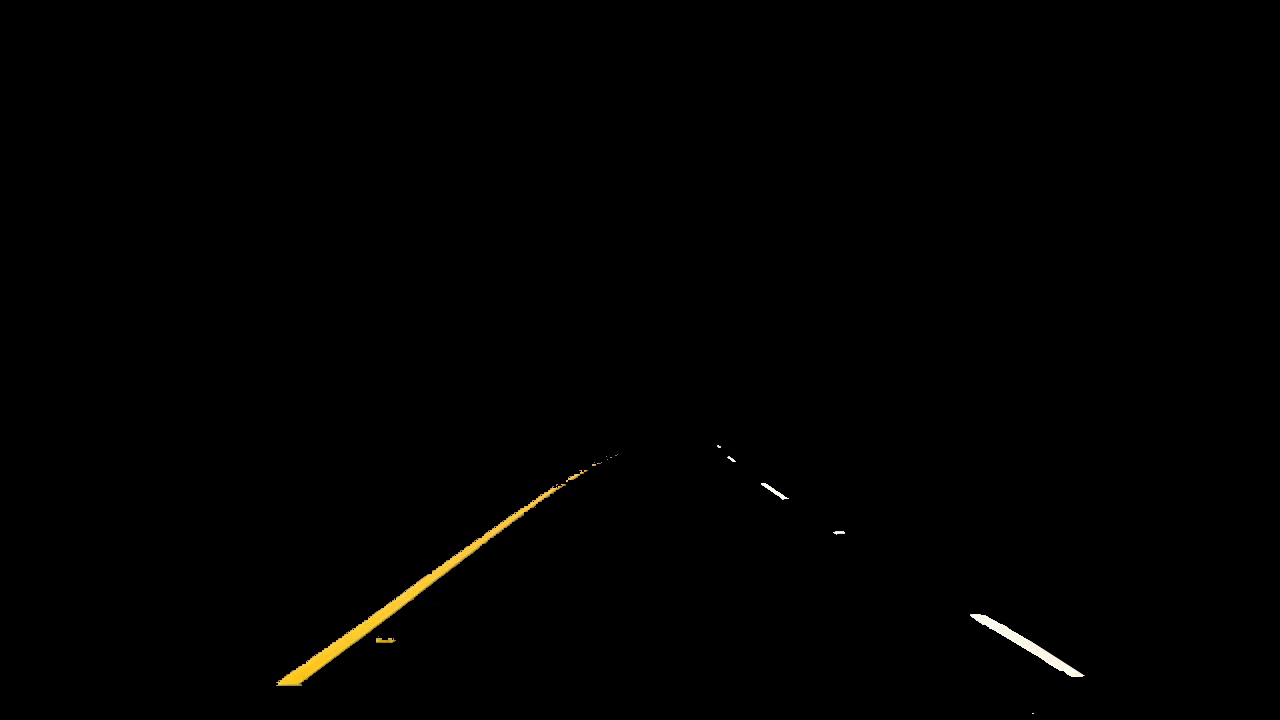
#> input picture frame 25 of 2021-09-29_project_조수익/project2/output.mp4, 1280 x 720 px, given in place of challenge.mp4, which was not available
$ python project4.py
#> lines starting #> are read from the running program, lines starting #| are printed output that depends on the picture; after the words box and inside, x2 and y2 are one past the last pixel; in counts of white or black regions, pixels touching at a corner belong together; pictures that were not available may be replaced by others from this repository, and a replacement may not be noted
# Opencv 차선인식(project1 + project2 + project3 + project4)
import numpy as np
import cv2

trap_bottom_width = 0.8
trap_top_width = 0.1
trap_height = 0.4

rho = 10
theta = 1 * np.pi / 180
threshold = 50
min_line_length = 10
max_line_gap = 30

def draw_lines(img, lines, color=[255, 0, 0], thickness=12):
    # 예외처리
    if lines is None:
        return
    if len(lines) == 0:
        return

    draw_right = True
    draw_left = True

    # 모든 선의 기울기 찾기
    # 기울기의 절대값이 임계값 보다 커야 추출됨
    slope_threshold = 0.5
    slopes = []
    new_lines = []
    for line in lines:
        x1, y1, x2, y2 = line[0]  # line = [[x1, y1, x2, y2]]
        # 기울기 계산
        if x2 - x1 == 0.:  # 기울기의 분모가 0일때 예외처리
            slope = 999.  # practically infinite slope
        else:
            slope = (y2 - y1) / (x2 - x1)
        # 조건을 만족하는 line을 new_lines에 추가
        if abs(slope) > slope_threshold:
            slopes.append(slope)
            new_lines.append(line)
    lines = new_lines

    # 라인을 오른쪽과 왼쪽으로 구분하기
    # 기울기 및 점의 위치가 영상의 가운데를 기준으로 왼쪽 또는 오른쪽에 위치
    right_lines = []
    left_lines = []

    for i, line in enumerate(lines):
        x1, y1, x2, y2 = line[0]
        img_x_center = img.shape[1] / 2  # 영상의 가운데 x 좌표
        # 기울기 방향이 바뀐이유는 y축의 방향이 아래로 내려오기 때문
        if slopes[i] > 0 and x1 > img_x_center and x2 > img_x_center:
            right_lines.append(line)
        elif slopes[i] < 0 and x1 < img_x_center and x2 < img_x_center:
            left_lines.append(line)

    # np.polyfit()함수를 사용하기 위해 점들을 추출
    # Right lane lines
    right_lines_x = []
    right_lines_y = []

    for line in right_lines:
        x1, y1, x2, y2 = line[0]
        right_lines_x.append(x1)
        right_lines_x.append(x2)
        right_lines_y.append(y1)
        right_lines_y.append(y2)

    if len(right_lines_x) > 0:
        right_m, right_b = np.polyfit(right_lines_x, right_lines_y, 1)  # y = m*x + b
    else:
        right_m, right_b = 1, 1
        draw_right = False

    # Left lane lines
    left_lines_x = []
    left_lines_y = []

    for line in left_lines:
        x1, y1, x2, y2 = line[0]
        left_lines_x.append(x1)
        left_lines_x.append(x2)
        left_lines_y.append(y1)
        left_lines_y.append(y2)

    if len(left_lines_x) > 0:
        left_m, left_b = np.polyfit(left_lines_x, left_lines_y, 1)  # y = m*x + b
    else:
        left_m, left_b = 1, 1
        draw_left = False

    # 왼쪽과 오른쪽의 2개의 점을 찾기, y는 알고 있으므로 x만 찾으면됨
    # y = m*x + b --> x = (y - b)/m
    y1 = img.shape[0]
    y2 = img.shape[0] * (1 - trap_height)
    right_x1 = (y1 - right_b) / right_m
    right_x2 = (y2 - right_b) / right_m
    left_x1 = (y1 - left_b) / left_m
    left_x2 = (y2 - left_b) / left_m

    # 모든 점은 정수형이어야 함(정수형으로 바꾸기)
    y1 = int(y1)
    y2 = int(y2)
    right_x1 = int(right_x1)
    right_x2 = int(right_x2)
    left_x1 = int(left_x1)
    left_x2 = int(left_x2)

    # 차선그리기
    if draw_right:
        cv2.line(img, (right_x1, y1), (right_x2, y2), color, thickness)
    if draw_left:
        cv2.line(img, (left_x1, y1), (left_x2, y2), color, thickness)

capture = cv2.VideoCapture('mov/challenge.mp4')
play_mode = 1 # 0: play once 1:play continuously

if capture.isOpened() == False:
  print("카메라를 열 수 없습니다.")
  exit(1)

video_length = int(capture.get(cv2.CAP_PROP_FRAME_COUNT))
height = int(capture.get(cv2.CAP_PROP_FRAME_HEIGHT))
width = int(capture.get(cv2.CAP_PROP_FRAME_WIDTH))
codec = cv2.VideoWriter_fourcc('m','p','4','v') # .mp4
#codec = cv2.VideoWriter_fourcc('M','J','P','G') # .avi

fps = 30.0
# 동영상 파일을 저장하려면 VideoWrite객체를 생성
# VideoWriter객체를 초기화 하기 위해 저장할 동영상 파일 이름,
# 코덱, 프레임레이트, 이미지 크기를 지정해야함
writer = cv2.VideoWriter('output.mp4', codec, fps, (width,height))
writer1 = cv2.VideoWriter('process.mp4', codec, fps, (6400, 2160), isColor=True)

#VideoWriter객체를 성공적으로 초기화 했는지 체크
if writer.isOpened() == False:
   print('동영상 저장파일객체 생성하는데 실패하였습니다.')
   exit(1)

if writer1.isOpened() == False:
   print('동영상 저장파일객체 생성하는데 실패하였습니다.')
   exit(1)

#Esc키를 눌러 동영상을 중단하면 종료직전까지 동영상이 저장됨
video_counter = 0

if capture.isOpened() == False:
    print("동영상을 열수없습니다.")
    exit(1)

while True:
    ret, img_frame = capture.read()
#> img_frame is the input picture: shape (720, 1280, 3); mean B, G, R 0.6, 1.1, 1.3

    img_frames = img_frame.copy()
    img_frames1 = img_frame.copy()
    capture_gray = cv2.cvtColor(img_frames, cv2.COLOR_BGR2GRAY)
    capture_grays = cv2.cvtColor(capture_gray, cv2.COLOR_GRAY2BGR)

    if play_mode == 0:
        if ret == False:  # 동영상 끝까지 재생
            print("동영상 읽기 완료")
            break
    elif play_mode == 1:  # 동영상이 끝나면 재생되는 프레임의 위치를 0으로 다시 지정
        if capture.get(cv2.CAP_PROP_POS_FRAMES) == \
                capture.get(cv2.CAP_PROP_FRAME_COUNT):
            capture.set(cv2.CAP_PROP_POS_FRAMES, 0)

    capture_hsv = cv2.cvtColor(img_frame, cv2.COLOR_BGR2HSV)
#> capture_hsv: shape (720, 1280, 3); mean H, S, V 0.7, 2.8, 1.3
    img_h, img_S, img_v = cv2.split(capture_hsv)

    # HSV로 노랑색 정보를 좀 더 구체적으로 표시
    lower_yellow = (20, 125, 130)  # 자료형은 튜플형태로(H, S, V)
    upper_yellow = (40, 255, 255)  # 자료형은 튜플형태로(H, S, V)

    img_mask_y = cv2.inRange(capture_hsv, lower_yellow, upper_yellow)  # 노랑색 정보 추출(특정 범위 안에 있는 행렬 원소 검출)
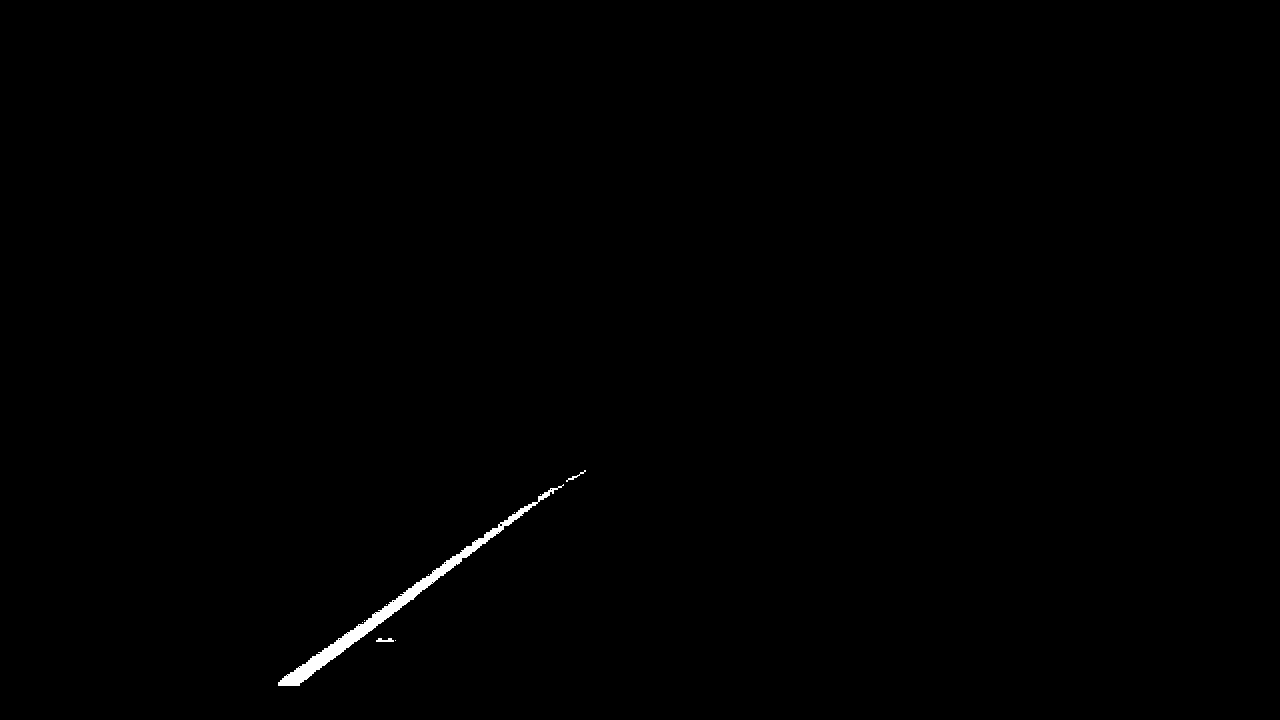
#> img_mask_y: shape (720, 1280); 0.36% white; 10 white regions (7 under 20 px), largest, box (x1, y1, x2, y2) and area: (278, 484, 564, 686) 3198, (376, 638, 394, 642) 52, (566, 470, 586, 482) 43
    img_mask_ys = cv2.merge((img_mask_y, img_mask_y, img_mask_y))
    img_dst_y = cv2.bitwise_and(img_frame, img_frame, mask=img_mask_y)  # AND 비트연산

    # HSV로 하얀색 정보를 좀 더 구체적으로 표시
    img_dst_w = np.copy(img_frame)
    bgr_threshold = [200, 200, 200]

    # BGR 제한 값보다 작으면 검은색으로
    thresholds = (img_frame[:, :, 0] < bgr_threshold[0]) \
                 | (img_frame[:, :, 1] < bgr_threshold[1]) \
                 | (img_frame[:, :, 2] < bgr_threshold[2])
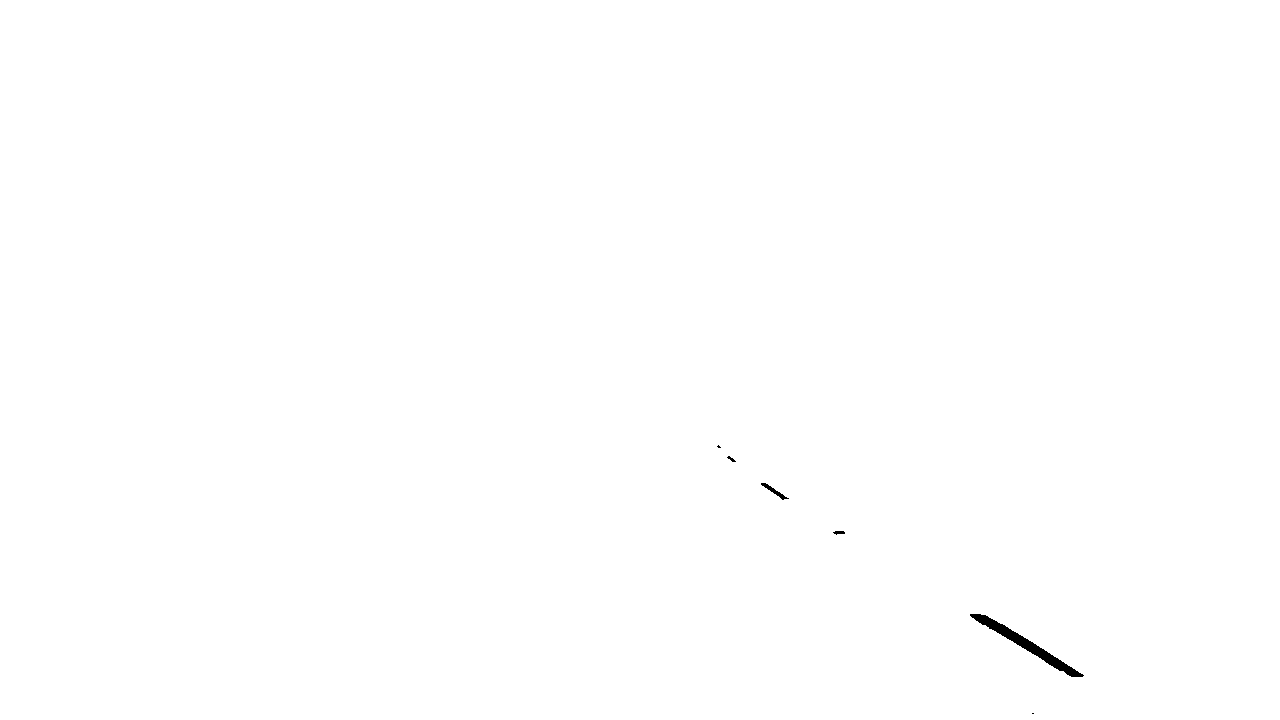
#> thresholds: shape (720, 1280) bool; 99.9% white; 6 black regions (2 under 20 px), largest, box (x1, y1, x2, y2) and area: (970, 614, 1084, 677) 1105, (761, 483, 789, 500) 111, (833, 531, 845, 535) 33, (727, 456, 736, 462) 23
    img_dst_w[thresholds] = [0, 0, 0]
#> img_dst_w: shape (720, 1280, 3); 1.28% of pixels changed, all inside (x1, y1, x2, y2) = (272, 440, 1088, 720)

    img_dst_yw = cv2.addWeighted(img_dst_y, 1.0, img_dst_w, 1.0, 0)

    img_zero = np.zeros_like(img_frames)
    height, width = img_zero.shape[:2]

    pts = np.array([[
        ((width * (1 - trap_bottom_width)) // 2, height),
        ((width * (1 - trap_top_width)) // 2, (1 - trap_height) * height),
        (width - (width * (1 - trap_top_width)) // 2, (1 - trap_height) * height),
        (width - (width * (1 - trap_bottom_width)) // 2, height)]],
        dtype=np.int32)

    cv2.fillPoly(img_zero, pts, (255, 255, 255), cv2.LINE_AA)

    img_frames_poly = cv2.bitwise_and(img_frames, img_zero)
    img_poly = cv2.bitwise_and(img_dst_yw, img_zero)

    # 블러(흐림)을 사용해서 노이즈 제거
    img_gray1 = cv2.cvtColor(img_dst_yw, cv2.COLOR_BGR2GRAY)
    img_grays1 = cv2.cvtColor(img_gray1, cv2.COLOR_GRAY2BGR)

    img_gauss = cv2.GaussianBlur(img_gray1, (1, 1), 0)
    img_gausss = cv2.merge((img_gauss, img_gauss, img_gauss))

    # 임계값(Threshold)를 사용하여 이진화
    _, frame_binary = cv2.threshold(img_gauss, 0, 255, cv2.THRESH_OTSU + cv2.THRESH_BINARY)
#> frame_binary: shape (720, 1280); 0.5% white; 16 white regions (9 under 20 px), largest, box (x1, y1, x2, y2) and area: (278, 484, 564, 686) 3193, (970, 614, 1084, 677) 1105, (761, 483, 789, 500) 111
    frame_binarys = cv2.merge((frame_binary, frame_binary, frame_binary))

    # 외각선(엣지) 구하기 : Canny 엣지를 사용
    frame_canny = cv2.Canny(frame_binary, 50, 150)
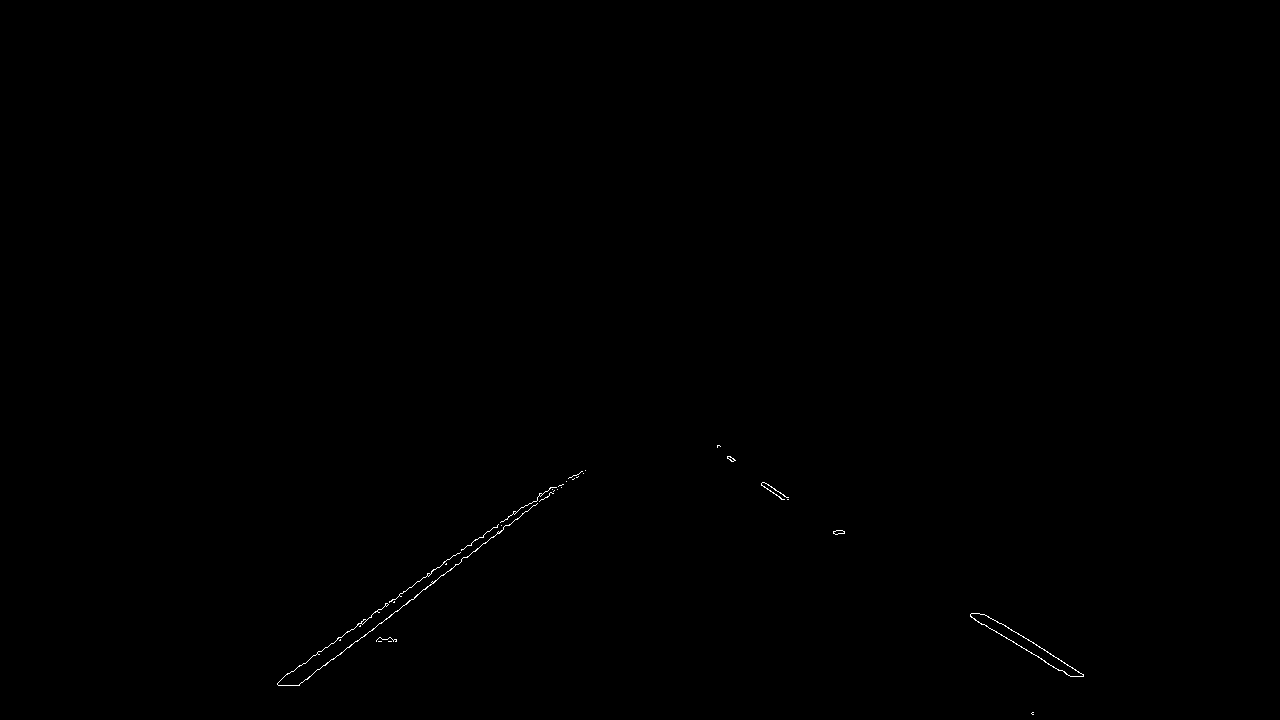
#> frame_canny: shape (720, 1280); 0.13% white in thin lines or dots, all inside (x1, y1, x2, y2) = (277, 445, 1084, 715)
    frame_cannys = cv2.merge((frame_canny, frame_canny, frame_canny))

    img_zero1 = np.zeros_like(frame_canny)
    height, width = img_zero.shape[:2]

    pts = np.array([[
        ((width * (1 - trap_bottom_width)) // 2, height),
        ((width * (1 - trap_top_width)) // 2, (1 - trap_height) * height),
        (width - (width * (1 - trap_top_width)) // 2, (1 - trap_height) * height),
        (width - (width * (1 - trap_bottom_width)) // 2, height)]],
        dtype=np.int32)

    cv2.fillPoly(img_zero1, pts, 255)
#> img_zero1: shape (720, 1280); 18% white; 1 white region, box (x1, y1, x2, y2) and area: (128, 432, 1153, 720) 166337

    img_roi = cv2.bitwise_and(frame_canny, img_zero1)  # 관심영역
    img_rois = cv2.merge((img_roi, img_roi, img_roi))

    lines = cv2.HoughLinesP(img_roi, rho, theta, threshold, minLineLength=min_line_length, maxLineGap=max_line_gap)
#> lines = 34 rows, first 6: [462, 558, 518, 518], [307, 679, 351, 644], [763, 482, 786, 497], [283, 677, 497, 527], [761, 484, 784, 499], [500, 522, 569, 477]

    draw_lines(img_frames1, lines, (0, 255, 0), 12)
#> the loop in draw_lines, `for line in lines:` made 34 passes
#> (x1, y1, x2, y2, slope) on passes 1 to 8: (462, 558, 518, 518, -0.714), (307, 679, 351, 644, -0.795), (763, 482, 786, 497, 0.652), (283, 677, 497, 527, -0.701), (761, 484, 784, 499, 0.652), (500, 522, 569, 477, -0.652), (1044, 661, 1072, 676, 0.536), (1039, 647, 1076, 670, 0.622)
#> after the loop in draw_lines, `for line in lines:`: new_lines = 32 items, first 6: [[462, 558, 518, 518]], [[307, 679, 351, 644]], [[763, 482, 786, 497]], [[283, 677, 497, 527]], [[761, 484, 784, 499]], [[500, 522, 569, 477]]; slopes = 32 values, max 0.722 at index 23, min -0.902 at index 22, mean -0.196
#> in draw_lines, `lines = new_lines`: lines has the same summary as new_lines
#> the loop in draw_lines, `for i, line in enumerate(lines):` made 32 passes
#> after the loop in draw_lines, `for i, line in enumerate(lines):`: left_lines = 19 items, first 6: [[462, 558, 518, 518]], [[307, 679, 351, 644]], [[283, 677, 497, 527]], [[500, 522, 569, 477]], [[428, 576, 453, 555]], [[297, 685, 501, 531]]; right_lines = 13 items, first 6: [[763, 482, 786, 497]], [[761, 484, 784, 499]], [[1044, 661, 1072, 676]], [[1039, 647, 1076, 670]], [[761, 485, 783, 499]], [[983, 614, 997, 622]]
#> the loop in draw_lines, `for line in right_lines:` made 13 passes
#> after the loop in draw_lines, `for line in right_lines:`: right_lines_x = 26 values, max 1076 at index 7, min 717 at index 20, mean 908; right_lines_y = 26 values, max 676 at index 5, min 447 at index 20, mean 571
#> in draw_lines, `right_m, right_b = np.polyfit(right_lines_x, right_lines_y, 1)`: right_m = 0.616; right_b = 11.31
#> the loop in draw_lines, `for line in left_lines:` made 19 passes
#> after the loop in draw_lines, `for line in left_lines:`: left_lines_x = 38 values, max 569 at index 7, min 277 at index 18, mean 465.1; left_lines_y = 38 values, max 685 at index 10, min 477 at index 7, mean 552.4
#> in draw_lines, `left_m, left_b = np.polyfit(left_lines_x, left_lines_y, 1)`: left_m = -0.733; left_b = 893.4
#> in draw_lines, `right_x1 = (y1 - right_b) / right_m`: right_x1 = 1149.8
#> in draw_lines, `right_x2 = (y2 - right_b) / right_m`: right_x2 = 682.5
#> in draw_lines, `left_x1 = (y1 - left_b) / left_m`: left_x1 = 236.5
#> in draw_lines, `left_x2 = (y2 - left_b) / left_m`: left_x2 = 629.2
#> in draw_lines, `right_x1 = int(right_x1)`: right_x1 = 1149
#> in draw_lines, `right_x2 = int(right_x2)`: right_x2 = 682
#> in draw_lines, `left_x1 = int(left_x1)`: left_x1 = 236
#> in draw_lines, `left_x2 = int(left_x2)`: left_x2 = 629
#> in draw_lines, `cv2.line(img, (left_x1, y1), (left_x2, y2), color, thickness)`:
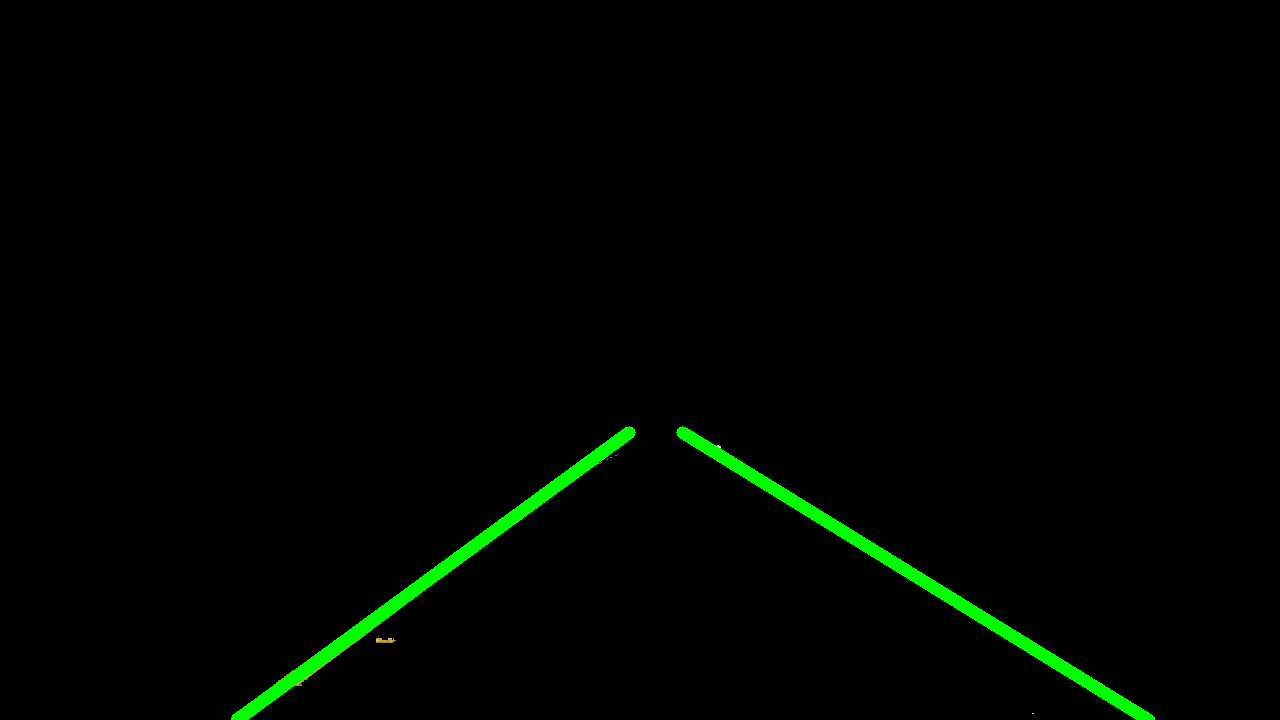
#> img: shape (720, 1280, 3); mean B, G, R 0, 3.8, 0.1

    cont = cv2.hconcat([img_frame, capture_grays, capture_hsv, img_dst_y, img_dst_w])
    cont1 = cv2.hconcat([img_dst_yw, img_zero, img_frames_poly, img_poly, img_grays1])
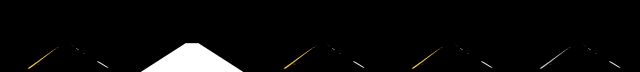
#> cont1: shape (720, 6400, 3) (shown at 1/10 size); mean B, G, R 9.7, 10, 10.1
    cont2 = cv2.hconcat([img_gausss, frame_binarys, frame_cannys, img_rois, img_frames1])
    cont3 = cv2.vconcat([cont, cont1, cont2])
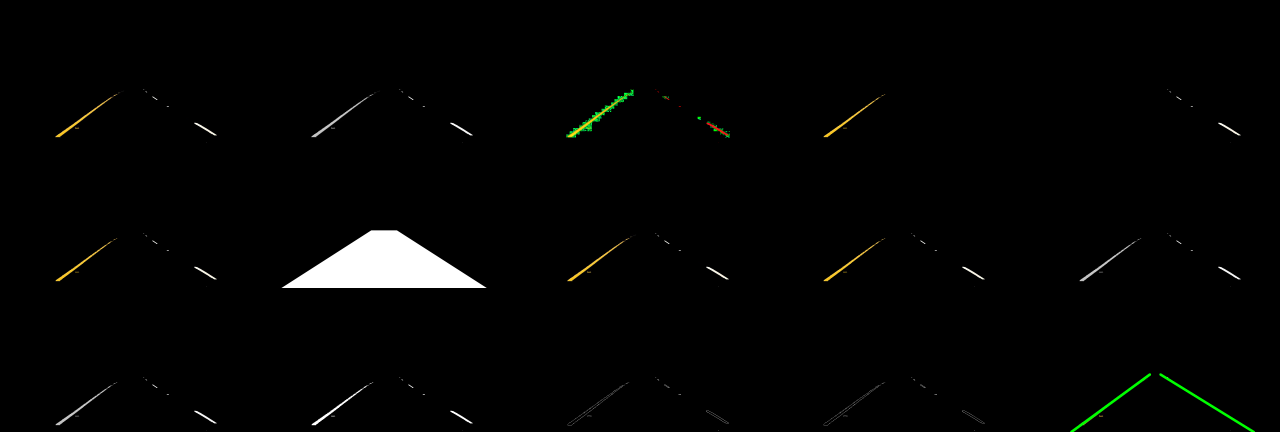
#> cont3: shape (2160, 6400, 3) (shown at 1/5 size); mean B, G, R 3.6, 4.2, 3.9

    # 비디오를 저장할때는 반드시 COLOR로 바꿔주어야 함
    # Gray나 binary는 1채널이므로 저장이 안됨

    '''
    txt_position = (10, 30)
    fontScale = 0.8
    myStr = f'{video_counter}/{video_length}'
    img_dst = cv2.putText(img_dst, myStr, txt_position,
                          cv2.FONT_HERSHEY_COMPLEX, fontScale, 255, thickness=2)
    '''

    writer.write(img_frames1)
    writer1.write(cont3)

    img_frame3 = cv2.pyrDown(cont3)
    img_frame4 = cv2.pyrDown(img_frame3)
    cv2.imshow('img_frame4', img_frame4)
    cv2.imshow('Video', img_frames1)

    if video_counter == video_length:
        video_counter = 0
    else:
        video_counter += 1

    # 동영상이 끝나면 재생되는 프레임의 위치를 0으로 다시 지정
    if capture.get(cv2.CAP_PROP_POS_FRAMES) == capture.get(cv2.CAP_PROP_FRAME_COUNT):
        capture.set(cv2.CAP_PROP_POS_FRAMES, 0)

    key = cv2.waitKey(33)
#> (key Esc is pressed here)
    if key == 27:  # ESC 키
        break

capture.release()
writer.release()
writer1.release()
cv2.destroyAllWindows()
